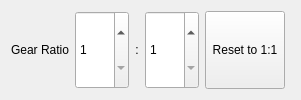
     <widget class="QWidget" name="tabGearRatio">
      <attribute name="title">
       <string>Gear Ratio</string>
      </attribute>
      <layout class="QGridLayout" name="gridLayout_10">
       <item row="0" column="5">
        <spacer name="horizontalSpacer_12">
         <property name="sizePolicy">
          <sizepolicy hsizetype="Expanding" vsizetype="Minimum">
           <horstretch>0</horstretch>
           <verstretch>0</verstretch>
          </sizepolicy>
         </property>
         <property name="orientation">
          <enum>Qt::Horizontal</enum>
         </property>
         <property name="sizeType">
          <enum>QSizePolicy::Expanding</enum>
         </property>
         <property name="sizeHint" stdset="0">
          <size>
           <width>5</width>
           <height>5</height>
          </size>
         </property>
        </spacer>
       </item>
       <item row="0" column="0">
        <widget class="QLabel" name="label_19">
         <property name="sizePolicy">
          <sizepolicy hsizetype="Minimum" vsizetype="Minimum">
           <horstretch>0</horstretch>
           <verstretch>0</verstretch>
          </sizepolicy>
         </property>
         <property name="text">
          <string>Gear Ratio</string>
         </property>
         <property name="alignment">
          <set>Qt::AlignRight|Qt::AlignTrailing|Qt::AlignVCenter</set>
         </property>
        </widget>
       </item>
       <item row="0" column="2">
        <widget class="QLabel" name="label_20">
         <property name="sizePolicy">
          <sizepolicy hsizetype="Minimum" vsizetype="Minimum">
           <horstretch>0</horstretch>
           <verstretch>0</verstretch>
          </sizepolicy>
         </property>
         <property name="text">
          <string>:</string>
         </property>
         <property name="alignment">
          <set>Qt::AlignCenter</set>
         </property>
        </widget>
       </item>
       <item row="0" column="1">
        <widget class="QSpinBox" name="spinBoxGearRatioNominator">
         <property name="sizePolicy">
          <sizepolicy hsizetype="Minimum" vsizetype="Minimum">
           <horstretch>0</horstretch>
           <verstretch>0</verstretch>
          </sizepolicy>
         </property>
         <property name="minimum">
          <number>1</number>
         </property>
         <property name="maximum">
          <number>1000</number>
         </property>
        </widget>
       </item>
       <item row="0" column="3">
        <widget class="QSpinBox" name="spinBoxGearRatioDenominator">
         <property name="sizePolicy">
          <sizepolicy hsizetype="Minimum" vsizetype="Minimum">
           <horstretch>0</horstretch>
           <verstretch>0</verstretch>
          </sizepolicy>
         </property>
         <property name="minimum">
          <number>1</number>
         </property>
         <property name="maximum">
          <number>1000</number>
         </property>
        </widget>
       </item>
       <item row="0" column="4">
        <widget class="QPushButton" name="pushButtonResetGearRatio">
         <property name="sizePolicy">
          <sizepolicy hsizetype="Minimum" vsizetype="Minimum">
           <horstretch>0</horstretch>
           <verstretch>0</verstretch>
          </sizepolicy>
         </property>
         <property name="text">
          <string>Reset to 1:1</string>
         </property>
        </widget>
       </item>
      </layout>
     </widget>
